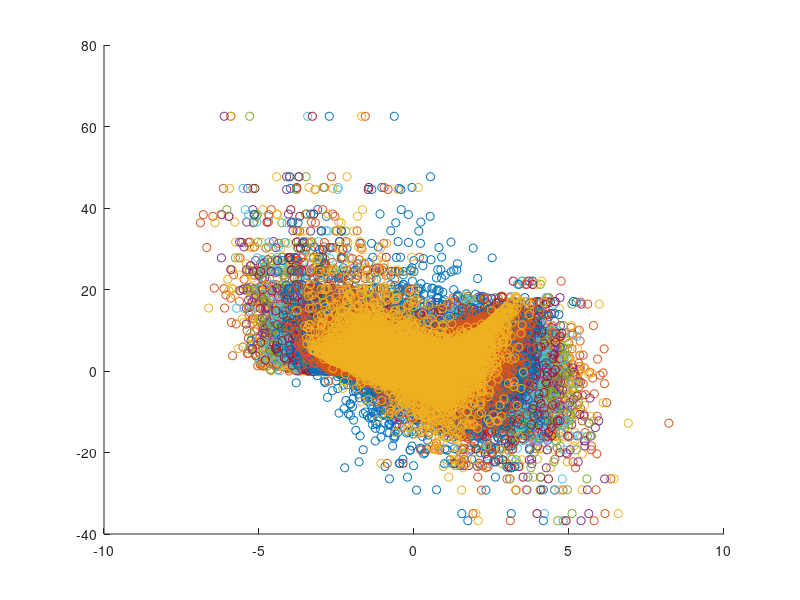
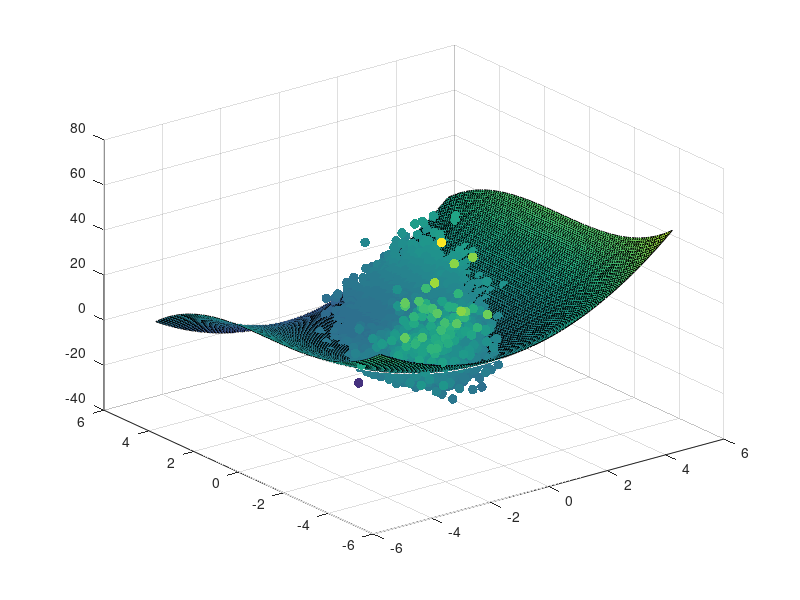

Write MATLAB code to recreate these figures, in order. (Note: this script raises an error after producing the figures.)
%% TEST FILE FOR ILLUSTRATION

% This file show how the internal predia files are used in a test example.

clear all
n_mc = 30000;


%%% SIMPLE NON LINEAR MODEL %%%%%%%%%%%%
% with relevant parameters 1 and 7
% other parameter are only pseudo parameter
% parameter 10 is independent to the output


input = randn(1,n_mc);
%simluation different less dependent input parameter
for i= 2:9
    input(i,:) = input(i-1,:) + randn(1,n_mc).* 0.5;
end
input(10,:) =randn(1,n_mc);

output = (input(1,:)+1).^2 - (.5 .* input(7,:) + randn(1,n_mc).* .5).^3 + randn(1,n_mc).* 0.1;
%%%%%%%%%%%%%%%%%%%%%%%%%%%%%%%%%%%%%%%%
    figure(1)
    clf
    hold on
for i = 1:10

    scatter(input(11-i,:),output)
end

[X1,X2] = meshgrid(-5:.1:5,-5:.1:5)
%%
figure(4)
clf
surf(X1,X2,(X1+1).^2 - (.5 .* X2).^3)
hold on
scatter3(input(1,:),input(5,:),output,50,output,'filled')
%% single measurement
ctrl = [];

for i= 1:10
    [cond_var(i),ESS] = expect_cond_var_predia(ctrl, input(i,:),input(i,1:2000), 0.5,output,0.2);
end
prior_var = var(output)

figure(2)
clf
plot(prior_var- cond_var)
ylim([0 5])
legend('one obs.')

%% two measurements

for i= 1:10
    comb_input = [input(1,:) ; input(i,:)]; % fixed first observation
    [cond_var_comb2(i),ESS] = expect_cond_var_predia(ctrl, comb_input ,comb_input(:,1:2000), [0.5; 0.5] ,output,0.2);
end

%%
figure(2)
hold on

plot(1:10,prior_var- cond_var_comb2(1:10),'r')
xlabel('given input')
ylabel('variance reduction')

legend({'one obs.','two obs.'})